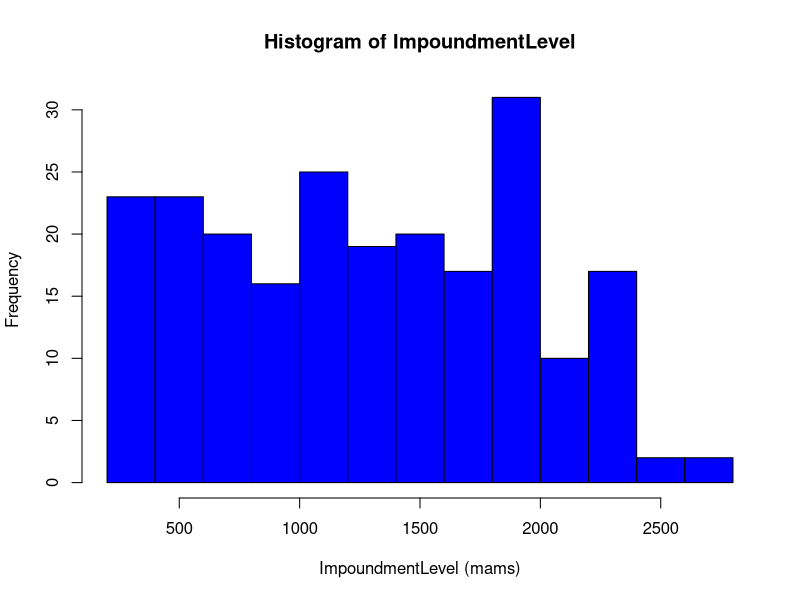
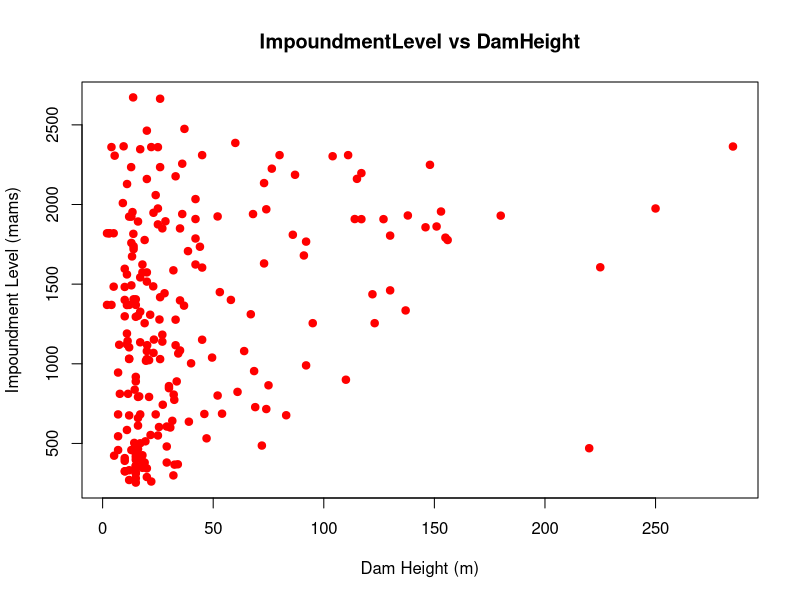

These charts were generated, in order, by the following R code:
## ---- chunk 1
knitr::opts_chunk$set(echo = TRUE)


library(rmarkdown)
setwd("D:/datascience/Spatial Data Science")
getwd()

## ---- chunk 2

WaterRetaining = read.csv("WaterRetainingFacilities.csv", sep = ",", header = TRUE)
summary(WaterRetaining)

## ---- chunk 3
# Histogram of ImpoundmentLevel
hist(WaterRetaining$ImpoundmentLevel, 
     main = "Histogram of ImpoundmentLevel", 
     xlab = "ImpoundmentLevel (mams)", 
     col = "blue")


## ---- chunk 4
# Scatter plot of ImpoundmentLevel vs DamHeight
plot(WaterRetaining$DamHeight, WaterRetaining$ImpoundmentLevel,
     main = "ImpoundmentLevel vs DamHeight",
     xlab = "Dam Height (m)",
     ylab = "Impoundment Level (mams)",
     col = "red",
     pch = 19)

## ---- chunk 5
# Calculate mean and weighted mean centre for ImpoundmentLevel
mean_impoundment = mean(WaterRetaining$ImpoundmentLevel, na.rm = TRUE)
weighted_mean_impoundment = sum(WaterRetaining$ImpoundmentLevel * WaterRetaining$StorageLevel, na.rm = TRUE) / sum(WaterRetaining$StorageLevel, na.rm = TRUE)

mean_impoundment
weighted_mean_impoundment
